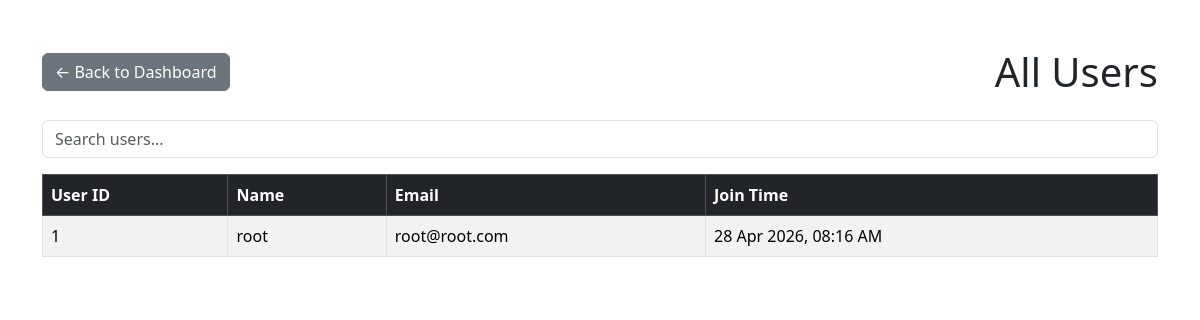
Screenshot of /users (signed in) with the database file from the repository.
### models.py (models this page shows, shortened)
class User(db.Model):
    id = db.Column(db.Integer, primary_key=True)
    username = db.Column(db.String(30), unique=True, nullable=False)
    email = db.Column(db.String(120), unique=True, nullable=False)
    password_hash = db.Column(db.String(255), nullable=False)
    is_admin = db.Column(db.Boolean, nullable=False, default=False)
    cash = db.Column(db.Numeric(12, 2), nullable=False, default=Decimal("10000.00"))
    created_at = db.Column(db.DateTime, nullable=False, default=datetime.utcnow)
    holdings = db.relationship("StockHolding", back_populates="user", cascade="all, delete-orphan")
    transactions = db.relationship("StockTransaction", back_populates="user", cascade="all, delete-orphan")

### app.py (the view)
@app.route("/users")
def users():
    if "user" not in session:
        return redirect("/login")
    page = request.args.get("page", 1, type=int)
    data = get_users_paginated(page=page)
    return render_template(
        "users.html",
        users=data["users"],
        has_next=data["has_next"],
        has_prev=data["has_prev"],
        page=data["page"]
    )

### user_service.py (called while the page is built)
def get_users_paginated(page=1, per_page=5):
    users = User.query.order_by(User.created_at.asc()).paginate(page=page, per_page=per_page)
    return {
        "users": [
            {
                "id": user.id,
                "username": user.username,
                "email": user.email,
                "joinTime": user.created_at.strftime("%d %b %Y, %I:%M %p"),
            }
            for user in users.items
        ],
        "has_next": users.has_next,
        "has_prev": users.has_prev,
        "page": page
    }

### templates/users.html (shortened to what this page needs)
<!DOCTYPE html>
<html lang="en">
<head>
    <link href="https://cdn.jsdelivr.net/npm/bootstrap@5.3.3/dist/css/bootstrap.min.css" rel="stylesheet">
</head>
<body>
<div class="container mt-5">
    <div class="d-flex justify-content-between align-items-center mb-4">
        <a href="/dashboard" class="btn btn-secondary">
            ← Back to Dashboard
        </a>
        <h1 class="mb-0">All Users</h1>
    </div>
    <input
        type="text"
        class="form-control mb-3"
        placeholder="Search users..."
        id="searchInput"
        onkeyup="filterUsers()"
    >
    <table class="table table-striped table-bordered table-hover">
        <thead class="table-dark">
            <tr>
                <th>User ID</th>
                <th>Name</th>
                <th>Email</th>
                <th>Join Time</th>
            </tr>
        </thead>
        <tbody id="userTableBody">
            {% if users|length == 0 %}
            <tr>
                <td colspan="4" class="text-center">No users found</td>
            </tr>
            {% else %}
                {% for user in users %}
                <tr>
                    <td>{{ user.id }}</td>
                    <td>{{ user.username }}</td>
                    <td>{{ user.email }}</td>
                    <td>{{ user.joinTime }}</td>
                </tr>
                {% endfor %}
            {% endif %}
        </tbody>
    </table>
</div>
</body>
</html>

### rows the page displays
User: id "1", username "root", email "root@root.com", joinTime "28 Apr 2026, 08:16 AM"
